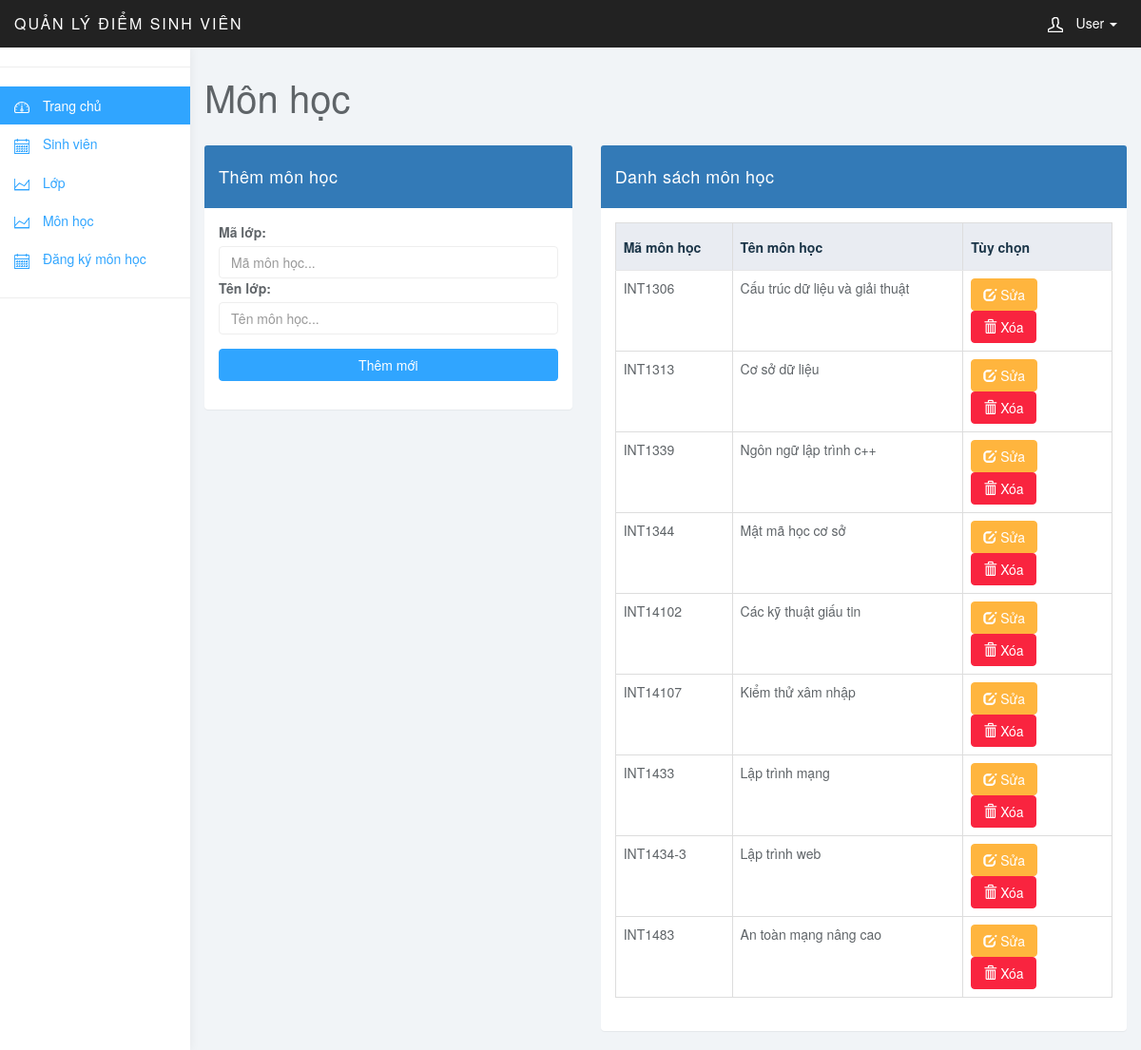
Page /qldsv/monhoc.php on the committed database.
### tables this page shows
CREATE TABLE `monhoc` (
  `MaMH` varchar(10) NOT NULL,
  `TenMH` text NOT NULL
);

### qldsv/class/goc.php (called while the page is built, shortened)
<?php
class goc {
    public $host = "localhost";
    public $user = "root";
    public $pass = "";
    public $dbname = "qldsv";
    function __construct()
    {
        $this->db = new mysqli($this->host, $this->user, $this->pass, $this->dbname);
    }
}
?>

### qldsv/class/quantri.php (called while the page is built, shortened)
<?php
require "goc.php";
class quantri extends goc {
    function MH_Load() {
        $sql = "SELECT * FROM monhoc";
        $kq = $this->db->query($sql);
        return $kq;
    }
}
?>

### qldsv/monhoc.php (the view, shortened to what this page needs)
<?php
require_once "class/quantri.php";
$qt = new quantri();
$showLoad = $qt->MH_Load();
?>
<!DOCTYPE html>
<html>
<head>
    <link href="css/bootstrap.min.css" rel="stylesheet">
    <link href="css/datepicker3.css" rel="stylesheet">
    <link href="css/styles.css" rel="stylesheet">
</head>
<body>
<?php include "menu.php"; ?>
<div class="col-sm-9 col-sm-offset-3 col-lg-10 col-lg-offset-2 main">
    <div class="row">
        <div class="col-lg-12">
            <h1 class="page-header">Môn học</h1>
        </div>
    </div>
    <div class="row">
        <div class="col-xs-12 col-md-5 col-lg-5">
            <div class="panel panel-primary">
                <div class="panel-heading">
                    Thêm môn học
                </div>
                <div class="panel-body">
                    <form method="post">
                        <div class="form-group">
                            <label>Mã lớp:</label>
                            <input type="text" name="id_mh" class="form-control" placeholder="Mã môn học...">
                            <label>Tên lớp:</label>
                            <input type="text" name="mh" class="form-control" placeholder="Tên môn học...">
                        </div>
                        <div class="form-group">
                            <input type="submit" name="submit" class="form-control btn btn-primary"
                                   placeholder="Tên môn hoc..." value="Thêm mới">
                        </div>
                    </form>
                </div>
            </div>
        </div>
        <div class="col-xs-12 col-md-7 col-lg-7">
            <div class="panel panel-primary">
                <div class="panel-heading">Danh sách môn học</div>
                <div class="panel-body">
                    <div class="bootstrap-table">
                        <table class="table table-bordered">
                            <thead>
                            <tr class="bg-primary">
                                <th>Mã môn học</th>
                                <th>Tên môn học</th>
                                <th style="width:30%">Tùy chọn</th>
                            </tr>
                            </thead>
                            <tbody>
                            <?php while ($mh = $showLoad->fetch_assoc()) { ?>
                                <tr>
                                    <td><?=$mh['MaMH'] ?></td>
                                    <td><?=$mh['TenMH'] ?></td>
                                    <td>
                                        <a href="editmonhoc.php?idMH=<?=$mh['MaMH'] ?>" class="btn btn-warning"><span class="glyphicon glyphicon-edit"></span> Sửa</a>
                                        <a href="deletemonhoc.php?idMH=<?=$mh['MaMH'] ?>" onclick="return confirm('Bạn có chắc chắn muốn xóa?')" class="btn btn-danger"><span class="glyphicon glyphicon-trash"></span> Xóa</a>
                                    </td>
                                </tr>
                            <?php } ?>
                            </tbody>
                        </table>
                    </div>
                </div>
            </div>
        </div>
    </div>
</div>
</body>
</html>

### qldsv/css/styles.css (style rules this page uses)
body { background: #f1f4f7; padding-top: 50px; color: #5f6468; }
a, a:hover, a:focus { color: #30a5ff; }
h1, h2, h3, h4, h5, h6 { color: #5f6468; }
h1 { font-weight: 300; font-size: 40px; }
.form-control { border: 1px solid #eee; box-shadow: none; }
.btn-primary, .btn-primary:hover, .btn-primary:focus, .btn-primary:active, .btn-primary.active, .open > .dropdown-toggle.btn-primary, .btn-primary.disabled, .btn-primary[disabled], fieldset[disabled] .btn-primary, .btn-primary.disabled:hover, .btn-primary[disabled]:hover, fieldset[disabled] .btn-primary:hover, .btn-primary.disabled:focus, .btn-primary[disabled]:focus, fieldset[disabled] .btn-primary:focus, .btn-primary.disabled:active, .btn-primary[disabled]:active, fieldset[disabled] .btn-primary:active, .btn-primary.disabled.active, .btn-primary[disabled].active, fieldset[disabled] .btn-primary.active { background-color: #30a5ff; border-color: #30a5ff; }
.btn-warning, .btn-warning:hover, .btn-warning:focus, .btn-warning:active, .btn-warning.active, .open > .dropdown-toggle.btn-warning, .btn-warning.disabled, .btn-warning[disabled], fieldset[disabled] .btn-warning, .btn-warning.disabled:hover, .btn-warning[disabled]:hover, fieldset[disabled] .btn-warning:hover, .btn-warning.disabled:focus, .btn-warning[disabled]:focus, fieldset[disabled] .btn-warning:focus, .btn-warning.disabled:active, .btn-warning[disabled]:active, fieldset[disabled] .btn-warning:active, .btn-warning.disabled.active, .btn-warning[disabled].active, fieldset[disabled] .btn-warning.active { background-color: #ffb53e; border-color: #ffb53e; }
.btn-danger, .btn-danger:hover, .btn-danger:focus, .btn-danger:active, .btn-danger.active, .open > .dropdown-toggle.btn-danger, .btn-danger.disabled, .btn-danger[disabled], fieldset[disabled] .btn-danger, .btn-danger.disabled:hover, .btn-danger[disabled]:hover, fieldset[disabled] .btn-danger:hover, .btn-danger.disabled:focus, .btn-danger[disabled]:focus, fieldset[disabled] .btn-danger:focus, .btn-danger.disabled:active, .btn-danger[disabled]:active, fieldset[disabled] .btn-danger:active, .btn-danger.disabled.active, .btn-danger[disabled].active, fieldset[disabled] .btn-danger.active { background-color: #f9243f; border-color: #f9243f; }
.bg-primary { color: #1b3548; background-color: #e9ecf2; }
.panel { border: 0; }
.panel-heading { font-size: 18px; font-weight: 300; letter-spacing: 0.025em; height: 66px; line-height: 45px; }
h1.page-header { margin-top: 30px; border-bottom: 0; }
.table { background: #fff; }
.table>thead>tr>th { border-bottom: 1px solid #e6e7e8; vertical-align: middle; height: 50px; }

### rows in the picture
monhoc: MaMH "INT1306", TenMH "Cấu trúc dữ liệu và giải thuật"
monhoc: MaMH "INT1313", TenMH "Cơ sở dữ liệu"
monhoc: MaMH "INT1339", TenMH "Ngôn ngữ lập trình c++"
monhoc: MaMH "INT1344", TenMH "Mật mã học cơ sở"
monhoc: MaMH "INT14102", TenMH "Các kỹ thuật giấu tin"
monhoc: MaMH "INT14107", TenMH "Kiểm thử xâm nhập"
monhoc: MaMH "INT1433", TenMH "Lập trình mạng"
monhoc: MaMH "INT1434-3", TenMH "Lập trình web"
monhoc: MaMH "INT1483", TenMH "An toàn mạng nâng cao"
